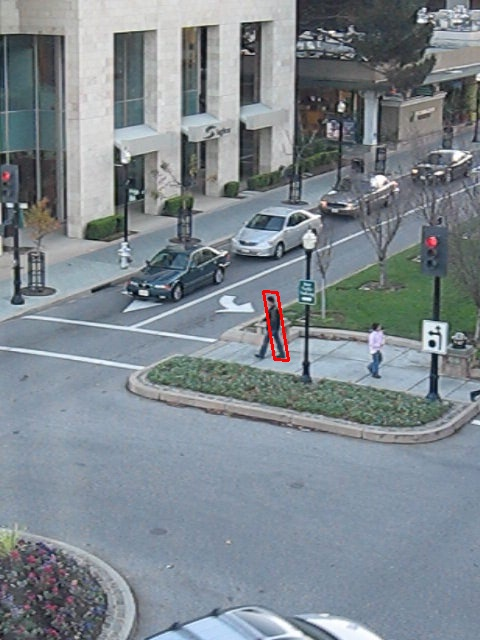
#> input picture output/human/0145.jpg, 480 x 640 px; its folder holds only this picture in this run
$ python weightedHuman.py   (older library calls are emulated)
#> lines starting #> are read from the running program, lines starting #| are printed output that depends on the picture
'''
 * BSD 3-Clause License
 * @copyright (c) 2019, Krishna Bhatu, Hrishikesh Tawade, Kapil Rawal
 * All rights reserved.
 * Redistribution and use in source and binary forms, with or without
 * modification, are permitted provided that the following conditions are met:
 *
 * Redistributions of source code must retain the above copyright notice, this
 * list of conditions and the following disclaimer.
 * Redistributions in binary form must reproduce the above copyright notice,
 * this list of conditions and the following disclaimer in the documentation
 * and/or other materials provided with the distribution.
 * Neither the name of the copyright holder nor the names of its
 * contributors may be used to endorse or promote products derived from
 * this software without specific prior written permission.
 * THIS SOFTWARE IS PROVIDED BY THE COPYRIGHT HOLDERS AND CONTRIBUTORS "AS IS"
 * AND ANY EXPRESS OR IMPLIED WARRANTIES, INCLUDING, BUT NOT LIMITED TO, THE
 * IMPLIED WARRANTIES OF MERCHANTABILITY AND FITNESS FOR A PARTICULAR PURPOSE ARE
 * DISCLAIMED. IN NO EVENT SHALL THE COPYRIGHT HOLDER OR CONTRIBUTORS BE LIABLE
 * FOR ANY DIRECT, INDIRECT, INCIDENTAL, SPECIAL, EXEMPLARY, OR CONSEQUENTIAL
 * DAMAGES (INCLUDING, BUT NOT LIMITED TO, PROCUREMENT OF SUBSTITUTE GOODS OR
 * SERVICES; LOSS OF USE, DATA, OR PROFITS; OR BUSINESS INTERRUPTION) HOWEVER
 * CAUSED AND ON ANY THEORY OF LIABILITY, WHETHER IN CONTRACT, STRICT LIABILITY,
 * OR TORT (INCLUDING NEGLIGENCE OR OTHERWISE) ARISING IN ANY WAY OUT OF THE USE
 * OF THIS SOFTWARE, EVEN IF ADVISED OF THE POSSIBILITY OF SUCH DAMAGE.
 * @file    human.py
 * @author  Krishna Bhatu, Hrishikesh Tawade, Kapil Rawal
 * @version 1.0
 * @brief  Implemetation of Lucas-Kanade algorithm on human dataset
 *
 '''

import cv2
import numpy as np
import math
import glob
import os

# Robust Error Weights
# [91 lines left out: functions getRobustError, getWfromP, wrappingFunction, wrappingFunctionOfGrad, clacChangeInParams, lucasKanadeTracker and 1 more, not called in this run]

global startingPoint, endPoint

# Taking input images
imgs = glob.glob('human/*.jpg')

# Setting output folder
folder = 'weightedOutput'

# Creating folder directory if one doesn't exits
if not os.path.exists(folder):
    os.makedirs(folder)

# Taking user input
inp = input("Do you want to select the bounding box for template or use the tested bounding box for best result?('y' for Yes and 'n' for no) :")
#> the answer given: y
if(inp == "y"):
    frame11 = cv2.imread(imgs[0], cv2.IMREAD_UNCHANGED)
#> frame11 is the input picture: shape (640, 480, 3); mean B, G, R 142.5, 135.6, 126.3
    cv2.namedWindow("Mark")
    cv2.setMouseCallback("Mark", selectRectangle)
    cv2.imshow("Mark", frame11)
    cv2.waitKey(0)
    cv2.destroyAllWindows()
else:
    startingPoint = [263,291]
    endPoint = [282,359]

# Converting to gray
frame1 = cv2.imread(imgs[0], 0)
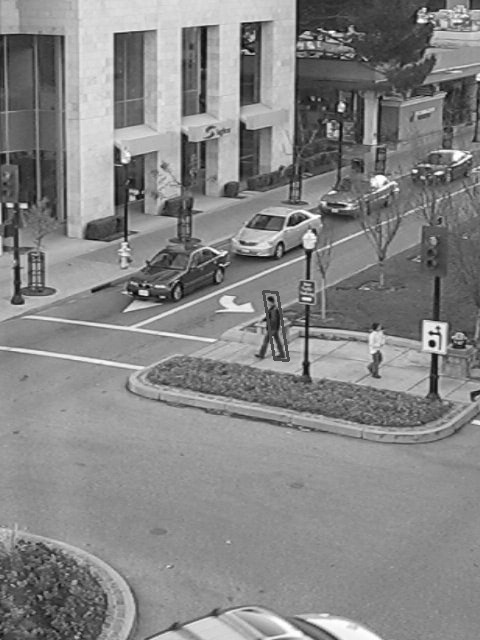
#> frame1: shape (640, 480); min 2, max 255, mean 133.6

#> (the run stopped early here; a loop or call above may not have finished)

$ run again, on output/human/0159.jpg
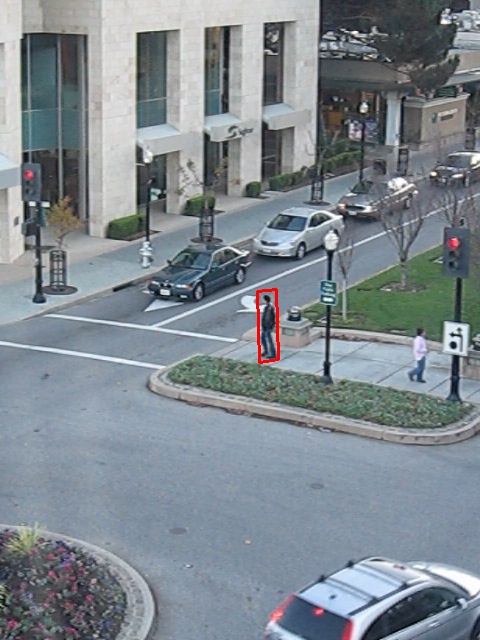
#> input picture output/human/0159.jpg, 480 x 640 px
#> frame11 is the input picture: shape (640, 480, 3); mean B, G, R 143.4, 136.4, 127.2
#> `frame1 = cv2.imread(imgs[0], 0)`:
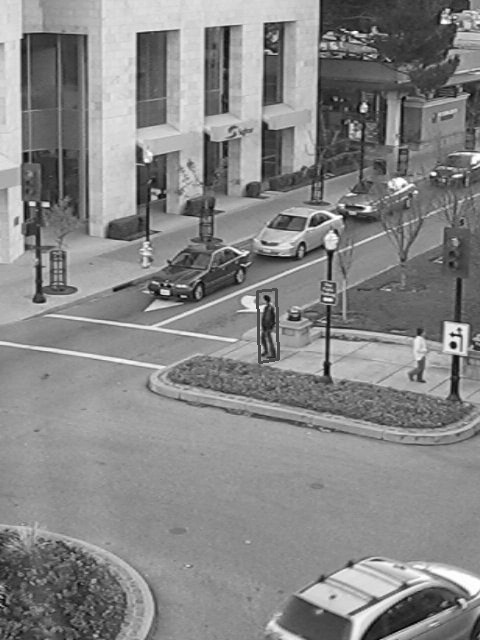
#> frame1: shape (640, 480); min 0, max 255, mean 134.4

$ run again, on output/human/0162.jpg
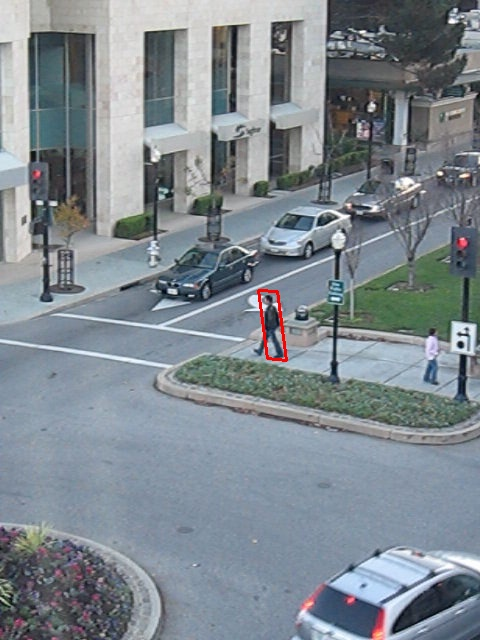
#> input picture output/human/0162.jpg, 480 x 640 px
#> frame11 is the input picture: shape (640, 480, 3); mean B, G, R 143.8, 136.7, 127.6
#> `frame1 = cv2.imread(imgs[0], 0)`:
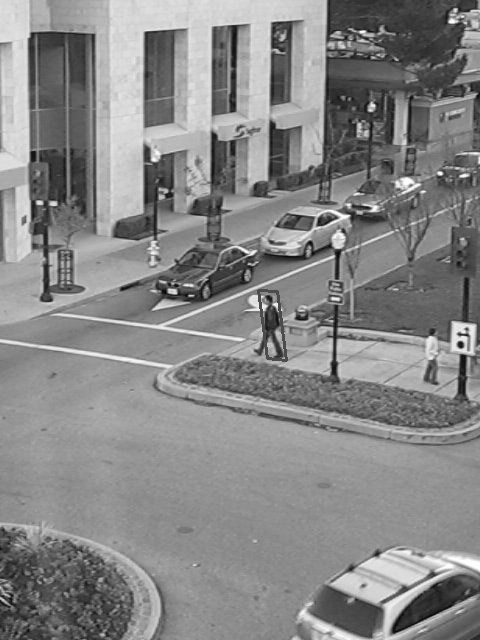
#> frame1: shape (640, 480); min 1, max 255, mean 134.8
